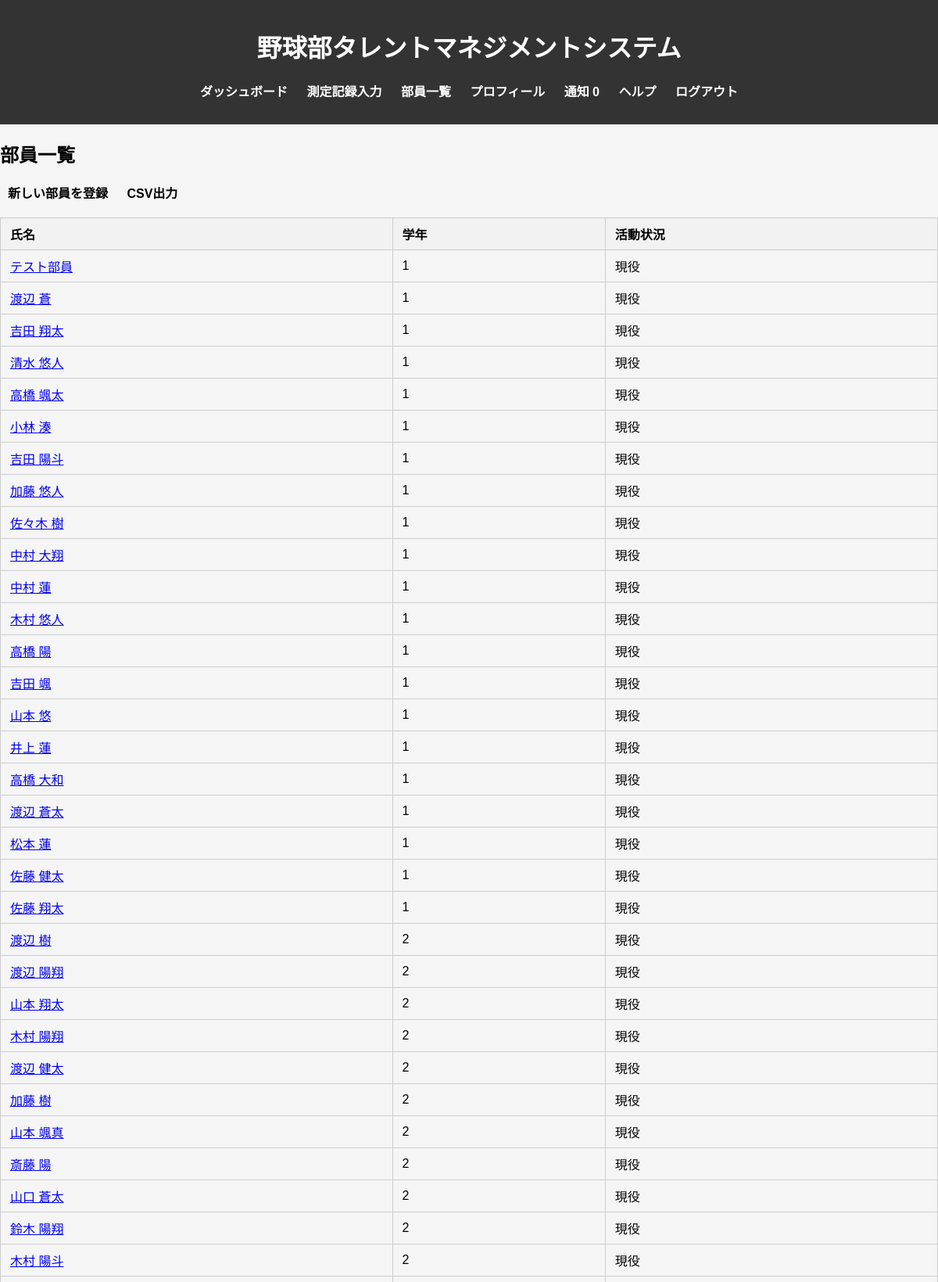
Screenshot of /members/ (signed in, upper part) with the database file from the repository.
### db_models.py (models this page shows, shortened)
class User(db.Model, UserMixin):
    __tablename__ = 'users'
    user_id = db.Column(db.Integer, primary_key=True)
    fs_uniquifier = db.Column(db.String(64), unique=True, nullable=False, default=lambda: str(uuid.uuid4()))  # 追加
    name = db.Column(db.String(100), nullable=False)
    password_hash = db.Column(db.String(200), nullable=False)
    grade = db.Column(db.Integer, nullable=True)
    is_active = db.Column(db.Boolean, default=True)
    created_at = db.Column(db.DateTime, default=lambda: datetime.now(tz=ZoneInfo('Asia/Tokyo')))
    updated_at = db.Column(db.DateTime, default=lambda: datetime.now(tz=ZoneInfo('Asia/Tokyo')),
                           onupdate=lambda: datetime.now(tz=ZoneInfo('Asia/Tokyo')))
    roles = db.relationship('Role', secondary='user_roles', backref=db.backref('users', lazy='dynamic'))
    def has_any_role(self, *roles):
        return any(role.name in roles for role in self.roles)

### blueprints/members/routes.py (the view)
@members_bp.route('/')
@login_required
@roles_accepted("administer", "coach", "director")
def members():
    members_list = services.get_members_list()
    return render_template('/members/members.html', members=members_list)

### app.py (called while the page is built)
@login_manager.user_loader
def load_user(user_id):
    return User.query.get(int(user_id))

@app.context_processor
def inject_measurement_data():
    if not current_user.is_authenticated:
        return {}
    notice_cnt = 0
    if current_user.has_any_role("manager"):
        notice_cnt = MeasurementRecord.query.filter_by(status='rejected').count()
    elif current_user.has_any_role("member"):
        notice_cnt = MeasurementRecord.query.filter_by(user_id=current_user.user_id, status='draft').count()
    elif current_user.has_any_role("coach"):
        notice_cnt = MeasurementRecord.query.filter_by(status='pending_coach').count()
    return {
        "notice_cnt":notice_cnt
    }

### blueprints/members/services.py (called while the page is built)
def get_members_list():
    return User.query.options(joinedload(User.roles)).filter(
        User.roles.any(Role.name == "member")
    ).all()

### templates/members/members.html (shortened to what this page needs)
{% extends "base.html" %}
{% block content %}
<h2>部員一覧</h2>
<nav>
    <ul>
        <li><a href="{{ url_for('members.new_member') }}" style="color: black;">新しい部員を登録</a></li>
        <li><a href="{{ url_for('members.export_csv') }}" style="color: black;">CSV出力</a></li>
    </ul>
</nav>
<table class="member-table">
  <thead>
    <tr>
      <th>氏名</th>
      <th>学年</th>
      <th>活動状況</th>
    </tr>
  </thead>
  <tbody>
    {% for member in members %}
    <tr>
      <td><a href="{{ url_for('members.member_records', member_id=member.user_id) }}">{{ member.name }}</a></td>
      <td>{{ member.grade }}</td>
      <td>{% if member.is_active %}現役{% else %}引退{% endif %}</td>
    </tr>
    {% endfor %}
  </tbody>
</table>
{% endblock %}

### static/styles.css (style rules this page uses)
body { font-family: Arial, sans-serif; margin: 0; padding: 0; background-color: #f5f5f5; }
nav ul { list-style: none; padding: 0; }
nav ul li { display: inline; margin: 10px; }
nav ul li a { color: white; text-decoration: none; font-weight: bold; }
table.member-table { border-collapse: collapse; width: 100%; margin: 20px 0; }
table.member-table th, table.member-table td { border: 1px solid #ccc; padding: 8px 12px; text-align: left; }
table.member-table th { background-color: #f2f2f2; }

### rows the page displays
User: name "テスト部員", grade "1", is_active "現役"
User: name "渡辺 蒼", grade "1", is_active "現役"
User: name "吉田 翔太", grade "1", is_active "現役"
User: name "清水 悠人", grade "1", is_active "現役"
User: name "高橋 颯太", grade "1", is_active "現役"
User: name "小林 湊", grade "1", is_active "現役"
User: name "吉田 陽斗", grade "1", is_active "現役"
User: name "加藤 悠人", grade "1", is_active "現役"
User: name "佐々木 樹", grade "1", is_active "現役"
User: name "中村 大翔", grade "1", is_active "現役"
User: name "中村 蓮", grade "1", is_active "現役"
User: name "木村 悠人", grade "1", is_active "現役"
User: name "高橋 陽", grade "1", is_active "現役"
User: name "吉田 颯", grade "1", is_active "現役"
User: name "山本 悠", grade "1", is_active "現役"
User: name "井上 蓮", grade "1", is_active "現役"
User: name "高橋 大和", grade "1", is_active "現役"
User: name "渡辺 蒼太", grade "1", is_active "現役"
User: name "松本 蓮", grade "1", is_active "現役"
User: name "佐藤 健太", grade "1", is_active "現役"
User: name "佐藤 翔太", grade "1", is_active "現役"
User: name "渡辺 樹", grade "2", is_active "現役"
User: name "渡辺 陽翔", grade "2", is_active "現役"
User: name "山本 翔太", grade "2", is_active "現役"
User: name "木村 陽翔", grade "2", is_active "現役"
User: name "渡辺 健太", grade "2", is_active "現役"
User: name "加藤 樹", grade "2", is_active "現役"
User: name "山本 颯真", grade "2", is_active "現役"
User: name "斎藤 陽", grade "2", is_active "現役"
User: name "山口 蒼太", grade "2", is_active "現役"
User: name "鈴木 陽翔", grade "2", is_active "現役"
User: name "木村 陽斗", grade "2", is_active "現役"

### other values shown
{{ notice_cnt }} "0"
